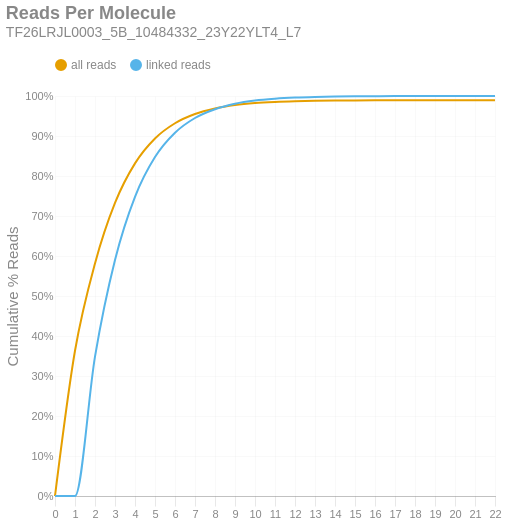

Notebook code for this chart:
### Markdown cell above
### Reads per Molecule
This chart shows the cumulative distribution of the number of reads per linked molecule. That is, how many alignments are associated with a unique molecule. This excludes the number of reads associated with invalid or absent linked-read barcodes. The `linked` histogram is the percentages recalculated when disregarding singletons.

### Code cell
if SKIPLR:
    print_html(f"Skipped")
else:
    counts = np.bincount(valids['reads'].cast(pl.Int64).to_numpy())
    weighted = counts * np.arange(len(counts))
    all_perc = weighted / n_reads
    linked_perc = weighted / n_linked_reads
    linked_perc[1] = 0
    binned_df = pl.DataFrame({
        'readsper': list(range(len(counts))),
        'all reads (cumsum)': np.cumsum(all_perc).tolist(),
        'linked reads (cumsum)': np.cumsum(linked_perc).tolist(),
    })

    with SafeRender(binned_df):
        (
            density_plot(binned_df, 'Reads Per Molecule', samplename, 'readspmol')
            .encode(
                x=alt.X('readsper:O', title=None).axis(labelAngle=0).scale(padding=0),
                y=alt.Y('value:Q', title='Cumulative % Reads').axis(format='%').stack(False),
                color=alt.Color("key:N").scale(domain=["all reads", "linked reads"]),
                tooltip=[
                    alt.Tooltip("key:N", title="Data Type"),
                    alt.Tooltip("readsper:O", title="Reads Per Molecule"),
                    alt.Tooltip("value:Q", format=".2%", title="% Reads (Cum.)")
                ]            
            )
        ).display()

### Figure 1 — Vega-Lite specification as saved in the notebook (floating-point values rounded to 4 significant figures)
{"width": "container", "height": 400, "config": {"title": {"anchor": "start", "dy": -15, "fontSize": 18, "color": "#888888", "subtitleColor": "#888888", "subtitleFontSize": 14}, "arc": {"fill": "#0072B2"}, "axis": {"domainColor": "#888888", "domainWidth": 0.5, "gridWidth": 0.2, "grid": false, "titleFontWeight": 400, "titleFontSize": 15, "labelFontSize": 11, "labelColor": "#888888", "tickColor": "#888888", "tickWidth": 0.2, "titleColor": "#888888"}, "axisBand": {"grid": false}, "axisX": {"grid": true, "tickSize": 10, "domainCap": "round"}, "axisY": {"domain": false, "grid": true, "tickSize": 0, "domainCap": "round"}, "background": "transparent", "header": {"labelFontSize": 15, "labelColor": "#888888", "titleFontSize": 15, "titleFontWeight": 600, "titleColor": "#888888"}, "legend": {"labelFont": "sans-serif", "labelFontSize": 12, "labelColor": "#888888", "symbolSize": 100, "symbolType": "circle", "titleFontSize": 12, "titlePadding": 10, "titleColor": "#888888", "title": null, "orient": "top"}, "range": {"category": ["#E69F00", "#56B4E9", "#009E73", "#F0E442", "#0072B2", "#D55E00", "#CC79A7", "#000000"], "diverging": ["#cfe8f3", "#a2d4ec", "#73bfe2", "#46abdb", "#1696d2", "#12719e"]}, "area": {"fill": "#0072B2", "fillOpacity": 0.7, "line": true, "strokeOpacity": 0.7}, "line": {"color": "#0072B2", "stroke": "#0072B2", "strokeWidth": 2}, "trail": {"color": "#0072B2", "stroke": "#0072B2", "strokeWidth": 0, "size": 1}, "point": {"filled": true, "fillOpacity": 1.0, "size": 95}, "text": {"color": "#888888", "fontSize": 11, "align": "right", "fontWeight": 400, "size": 11}, "bar": {"fill": "#0072B2", "stroke": null}, "view": {"stroke": null, "continuousWidth": 660, "continuousHeight": 400}}, "data": {"name": "data-fcacaae894ce5c05fa1755e217de9984"}, "mark": {"type": "line", "interpolate": "monotone", "point": {"opacity": 0, "size": 275}}, "encoding": {"color": {"field": "key", "scale": {"domain": ["all reads", "linked reads"]}, "type": "nominal"}, "tooltip": [{"field": "key", "title": "Data Type", "type": "nominal"}, {"field": "readsper", "title": "Reads Per Molecule", "type": "ordinal"}, {"field": "value", "format": ".2%", "title": "% Reads (Cum.)", "type": "quantitative"}], "x": {"axis": {"labelAngle": 0}, "field": "readsper", "scale": {"padding": 0}, "title": null, "type": "ordinal"}, "y": {"axis": {"format": "%"}, "field": "value", "stack": false, "title": "Cumulative % Reads", "type": "quantitative"}}, "params": [{"name": "param_c36ac31b6afebe62", "select": {"type": "point", "fields": ["key"]}, "bind": "legend"}], "title": {"text": "Reads Per Molecule", "subtitle": "TF26LRJL0003_5B_10484332_23Y22YLT4_L7"}, "transform": [{"fold": ["all reads (cumsum)", "linked reads (cumsum)"]}, {"calculate": "replace(datum.key, ' (cumsum)', '')", "as": "key"}, {"filter": {"param": "param_c36ac31b6afebe62"}}], "usermeta": {"embedOptions": {"downloadFileName": "TF26LRJL0003_5B_10484332_23Y22YLT4_L7.readspmol"}}, "$schema": "https://vega.github.io/schema/vega-lite/v6.4.1.json", "datasets": {"data-fcacaae894ce5c05fa1755e217de9984": [{"readsper": 0, "all reads (cumsum)": 0.0, "linked reads (cumsum)": 0.0}, {"readsper": 1, "all reads (cumsum)": 0.363, "linked reads (cumsum)": 0.0}, {"readsper": 2, "all reads (cumsum)": 0.5815, "linked reads (cumsum)": 0.3486}, {"readsper": 3, "all reads (cumsum)": 0.7327, "linked reads (cumsum)": 0.59}, {"readsper": 4, "all reads (cumsum)": 0.8316, "linked reads (cumsum)": 0.7479}, {"readsper": 5, "all reads (cumsum)": 0.8938, "linked reads (cumsum)": 0.8473}, {"readsper": 6, "all reads (cumsum)": 0.9319, "linked reads (cumsum)": 0.9081}, {"readsper": 7, "all reads (cumsum)": 0.9551, "linked reads (cumsum)": 0.945}, {"readsper": 8, "all reads (cumsum)": 0.9688, "linked reads (cumsum)": 0.967}, {"readsper": 9, "all reads (cumsum)": 0.9774, "linked reads (cumsum)": 0.9807}, {"readsper": 10, "all reads (cumsum)": 0.9825, "linked reads (cumsum)": 0.9887}, {"readsper": 11, "all reads (cumsum)": 0.9853, "linked reads (cumsum)": 0.9932}, {"readsper": 12, "all reads (cumsum)": 0.987, "linked reads (cumsum)": 0.996}, {"readsper": 13, "all reads (cumsum)": 0.988, "linked reads (cumsum)": 0.9976}, {"readsper": 14, "all reads (cumsum)": 0.9886, "linked reads (cumsum)": 0.9986}, {"readsper": 15, "all reads (cumsum)": 0.989, "linked reads (cumsum)": 0.9991}, {"readsper": 16, "all reads (cumsum)": 0.9892, "linked reads (cumsum)": 0.9995}, {"readsper": 17, "all reads (cumsum)": 0.9894, "linked reads (cumsum)": 0.9997}, {"readsper": 18, "all reads (cumsum)": 0.9894, "linked reads (cumsum)": 0.9999}, {"readsper": 19, "all reads (cumsum)": 0.9894, "linked reads (cumsum)": 0.9999}, {"readsper": 20, "all reads (cumsum)": 0.9895, "linked reads (cumsum)": 0.9999}, {"readsper": 21, "all reads (cumsum)": 0.9895, "linked reads (cumsum)": 1.0}, {"readsper": 22, "all reads (cumsum)": 0.9895, "linked reads (cumsum)": 1.0}]}}
